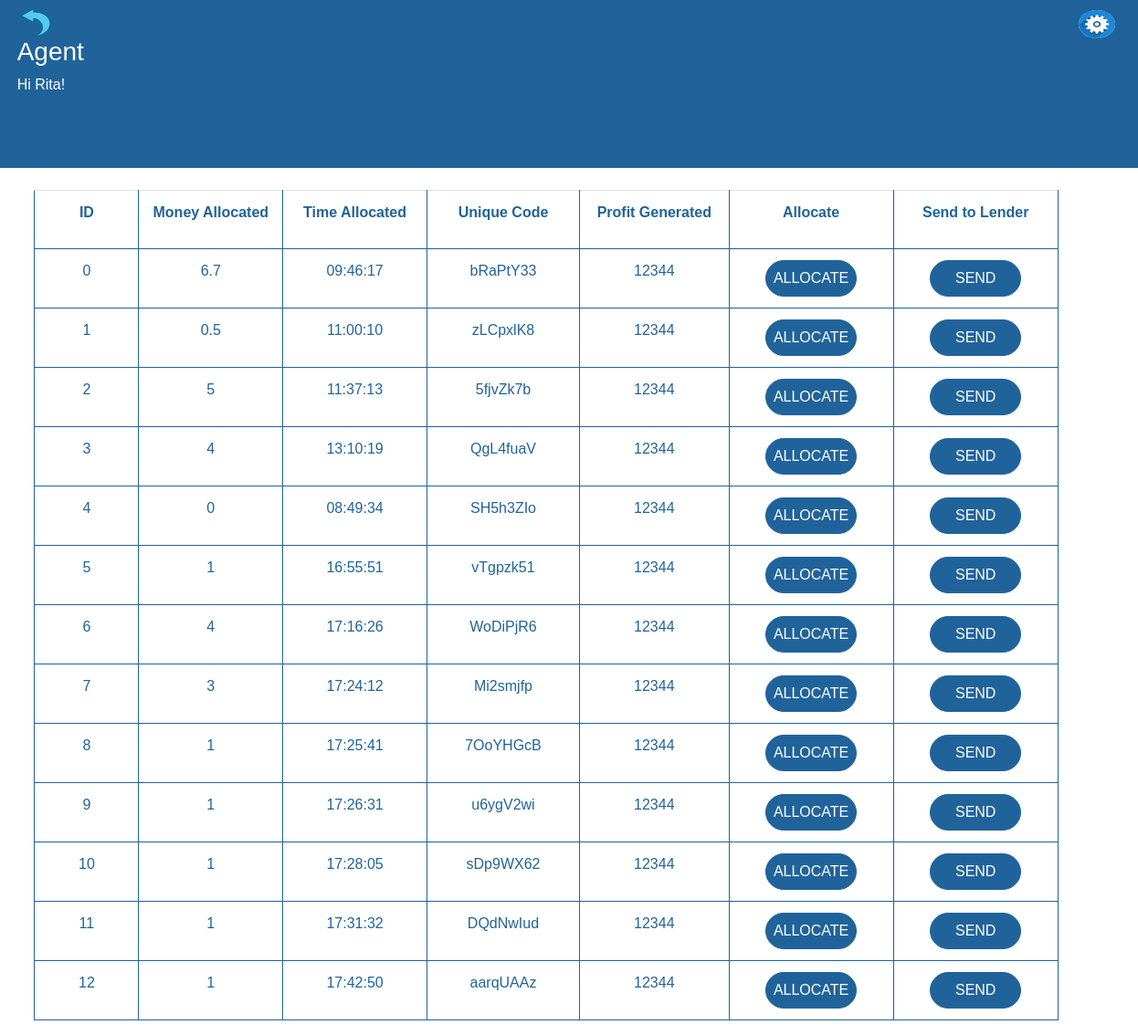
Page /Agent_Dashboard/moremoney.php (signed in) on the committed database.
### tables this page shows
CREATE TABLE `agent_reg` (
  `id` int(7) NOT NULL,
  `username` varchar(30) NOT NULL,
  `email` varchar(30) NOT NULL,
  `phonenumber` int(12) NOT NULL,
  `ID_Number` int(8) NOT NULL,
  `password` varchar(15) NOT NULL,
  `confirmpassword` varchar(15) NOT NULL,
  `account_number` int(8) NOT NULL
);

CREATE TABLE `lender_transactions` (
  `id` int(7) NOT NULL,
  `account_balance` int(7) DEFAULT 0,
  `agent_account_number` int(8) NOT NULL,
  `lent_amount` float NOT NULL,
  `lender_id` int(7) NOT NULL,
  `time_allocated` varchar(20) NOT NULL DEFAULT current_timestamp(),
  `unique_code` varchar(8) NOT NULL
);

### Agent_Dashboard/moremoney.php (the view, shortened to what this page needs)
<?php
Require '../Functions/connect.php';
if (isset($_SESSION['user'])){
$var_session=$_SESSION["user"];
$user_query = mysqli_query($conn,"select * from agent_reg where email='$var_session'");
$user_data = mysqli_fetch_assoc($user_query);
?>
<!DOCTYPE html>
<html lang="en">
<head>
    <link rel="stylesheet" href="https://maxcdn.bootstrapcdn.com/bootstrap/4.0.0/css/bootstrap.min.css">
    <link rel="stylesheet" href="../css/index.css">
    <link rel="stylesheet" href="../css/table.css">
</head>
<body>
    <nav>
    <div class="back">
    <a href="./index.php"><img src="../Images/back.png" alt="back" height="31px" width="40px"></a>
    </div>
<div class="details">
<h3>Agent</h3>
<p>Hi <?php echo $user_data['username']; ?>!</p>
</div>
<div class="settings">
  <a href="settings.php"><img src="../Images/settings.png" alt="back" height="31px" width="40px"></a>
</div>
</nav>
<br>
 <div class="table">
 <table>
  <thead class="head">
    <tr>
      <td>ID</td>
      <td>Money Allocated</td>
      <td>Time Allocated</td>
      <td>Unique Code</td>
      <td>Profit Generated</td>
      <td>Allocate</td>
      <td>Send to Lender</td>
    </tr>
  </thead>
  <tbody>
    <?php
    $id_count = 0;
    $stmt = $conn->prepare("SELECT * from lender_transactions");
    $stmt->execute();
    $result = $stmt->get_result();
    while ($row = $result->fetch_assoc()) {
      ?>
      <tr>
        <td><?php echo $id_count; ?></td>
        <td><?php echo $row['lent_amount']; ?></td>
        <td><?php echo $row['time_allocated']; ?></td>
        <td><?php echo $row['unique_code']; ?></td>
        <td>12344</td>
        <td>
          <button class="allocate-btn" data-toggle="modal" data-target="#allocationModal-<?php echo $row['unique_code']; ?>" data-row-id="<?php echo $id_count; ?>">ALLOCATE</button>
        </td>
        <td><button>SEND</button></td>
      </tr>
      <?php
      $id_count = $id_count + 1;
    } ?>
  </tbody>
</table>
 </div>
</body>
</html>
<?php
    }
    else {
        echo "<script>
                location.replace('../agentlogin.php');
            </script>";
    }
 ?>

### css/index.css (style rules this page uses)
body, html { font-family: Verdana, Geneva, Tahoma, sans-serif; margin: 0; }
nav { background-color: #20639B; color: white; height: 23vh; }
.back { margin-left: 1.5%; }
.back img { margin-top: 0.7%; }
.back a { text-decoration: none; color: white; cursor: pointer; }
.details h3 { margin-left: 1.5%; }
.details p { margin-left: 1.5%; }
.settings { position: absolute; right: 2%; top: 1%; }
.settings a { color: white; text-decoration: none; }
.settings img { border-radius: 50%; }

### css/table.css (style rules this page uses)
.table { margin-left: 3%; }
table { border-collapse: collapse; }
table, th, td { width: 33vw; border: 1px solid #20639B; text-align: center; height: 8vh; color: #20639B; }
table, th { width: 90vw; }
.head { font-weight: bold; color: #20639B; }
.table button { height: 5vh; width: 8vw; background-color: #20639B; color: white; border-radius: 20px; border: 1px solid #20639B; cursor: pointer; }

### rows in the picture
agent_reg: username "Rita"
lender_transactions: lent_amount "6.7", time_allocated "09:46:17", unique_code "bRaPtY33"
lender_transactions: lent_amount "0.5", time_allocated "11:00:10", unique_code "zLCpxlK8"
lender_transactions: lent_amount "5", time_allocated "11:37:13", unique_code "5fjvZk7b"
lender_transactions: lent_amount "4", time_allocated "13:10:19", unique_code "QgL4fuaV"
lender_transactions: lent_amount "0", time_allocated "08:49:34", unique_code "SH5h3ZIo"
lender_transactions: lent_amount "1", time_allocated "16:55:51", unique_code "vTgpzk51"
lender_transactions: lent_amount "4", time_allocated "17:16:26", unique_code "WoDiPjR6"
lender_transactions: lent_amount "3", time_allocated "17:24:12", unique_code "Mi2smjfp"
lender_transactions: lent_amount "1", time_allocated "17:25:41", unique_code "7OoYHGcB"
lender_transactions: lent_amount "1", time_allocated "17:26:31", unique_code "u6ygV2wi"
lender_transactions: lent_amount "1", time_allocated "17:28:05", unique_code "sDp9WX62"
lender_transactions: lent_amount "1", time_allocated "17:31:32", unique_code "DQdNwIud"
lender_transactions: lent_amount "1", time_allocated "17:42:50", unique_code "aarqUAAz"
